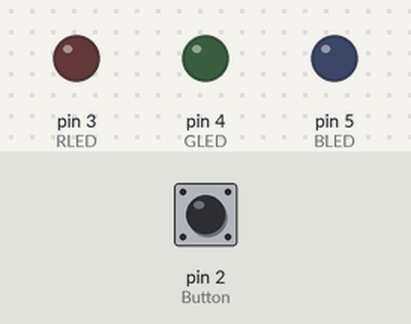
This sketch was run on a simulated Arduino Uno, built with avr-gcc and run on an emulated ATmega328P. On the bench: output pins drawn as LEDs (lit = HIGH). Inputs (shaded band) come from the test bench; at power-on: pin 2 (Button) LOW.

Above: at 1.2 s.
1.3 s: pin 2 (Button) pulled HIGH for 0.15 s
At 2.0 s:
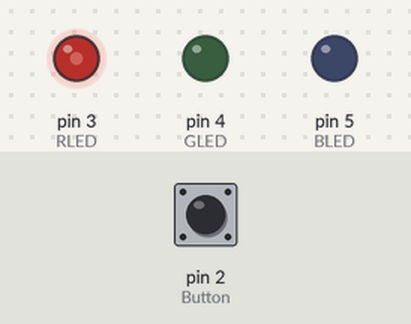
3.0 s: pin 2 (Button) pulled HIGH for 1 s
At 4.9 s:
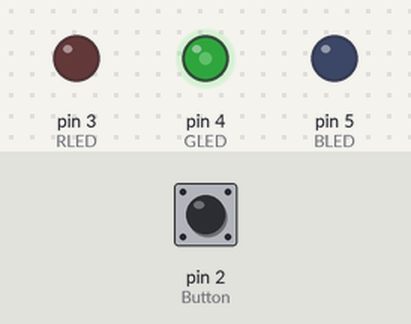
5.5 s: pin 2 (Button) pulled HIGH for 0.15 s
At 6.4 s:
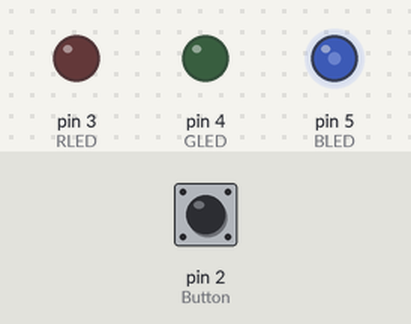
7.2 s: pin 2 (Button) pulled HIGH for 3.2 s
At 8.6 s:
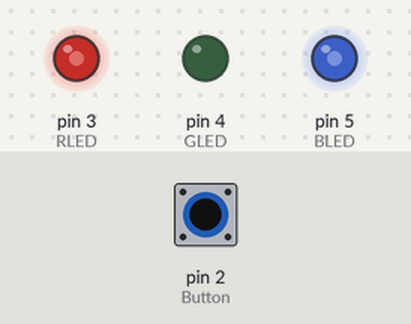
Timing chart, 0 to 10.2 s (numbered marks = the images above; inputs shaded):
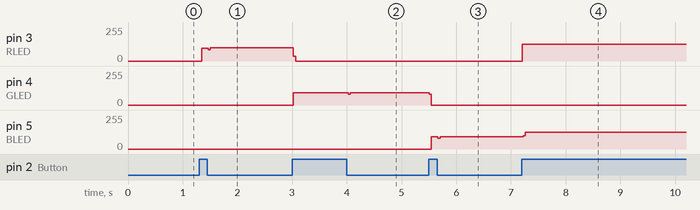

Measured:
- after the input at 1.3 s, pin 3 (RLED): 0/255 → 97/255 after 0.05 s, → 99/255 0.12 s later
- after the input at 3.0 s, pin 3 (RLED): 99/255 → 0/255 at once; pin 4 (GLED): 0/255 → 93/255 at once, → 92/255 1.0 s later
- after the input at 5.5 s, pin 4 (GLED): 92/255 → 0/255 at once; pin 5 (BLED): 0/255 → 93/255 after 0.05 s, → 92/255 0.12 s later
- after the input at 7.2 s, pin 3 (RLED): 0/255 → 127/255 at once; pin 5 (BLED): 92/255 → 127/255 at once

The sketch:

RGB_Debouncing.ino
```cpp
const int RLED = 3 ;
const int GLED = 4 ;
const int BLED = 5 ;
const int Button = 2 ;

boolean lastButton = LOW ;
boolean currentButton = LOW;

int ledMode = 0 ;
void setup() {
  // put your setup code here, to run once:
  pinMode(RLED,OUTPUT);
  pinMode(BLED,OUTPUT);
  pinMode(GLED,OUTPUT);
  pinMode(Button,INPUT);
}

void loop() {
  // put your main code here, to run repeatedly:
  currentButton = debounce(lastButton);
  if(lastButton == LOW && currentButton == HIGH){
      ledMode++ ;

    }
    lastButton = currentButton ;
    if(ledMode==8)ledMode = 0 ;
    setMode(ledMode);

}

boolean debounce (boolean last){
  boolean current = digitalRead(Button);
  if(last != current){
      delay(5);
      current = digitalRead(Button);
    }
  return current ;
  }
 void setMode(int mode){
    if(mode == 1 ){
        digitalWrite(RLED,HIGH);
        digitalWrite(GLED,LOW);
        digitalWrite(BLED,LOW);

      }
      if(mode == 2 ){
        digitalWrite(RLED,LOW);
        digitalWrite(GLED,HIGH);
        digitalWrite(BLED,LOW);

      }
      else if(mode == 3 ){
        digitalWrite(RLED,LOW);
        digitalWrite(GLED,LOW);
        digitalWrite(BLED,HIGH);

      }
      if(mode == 4 ){
        analogWrite(RLED,127);
        analogWrite(GLED,0);
        analogWrite(BLED,127);
      }
       else if(mode == 5 ){
        analogWrite(RLED,0);
        analogWrite(GLED,127);
        analogWrite(BLED,127);
      }
       else if(mode == 6 ){
        analogWrite(RLED,127);
        analogWrite(GLED,0);
        analogWrite(BLED,0);
      }
       else if(mode == 7 ){
        analogWrite(RLED,0);
        analogWrite(GLED,0);
        analogWrite(BLED,127);
      }
       else if(mode == 8 ){
        analogWrite(RLED,85);
        analogWrite(GLED,85);
        analogWrite(BLED,85);
      }
      else{
        digitalWrite(RLED,LOW);
        digitalWrite(GLED,LOW);
        digitalWrite(BLED,LOW);
        }
  }
```
